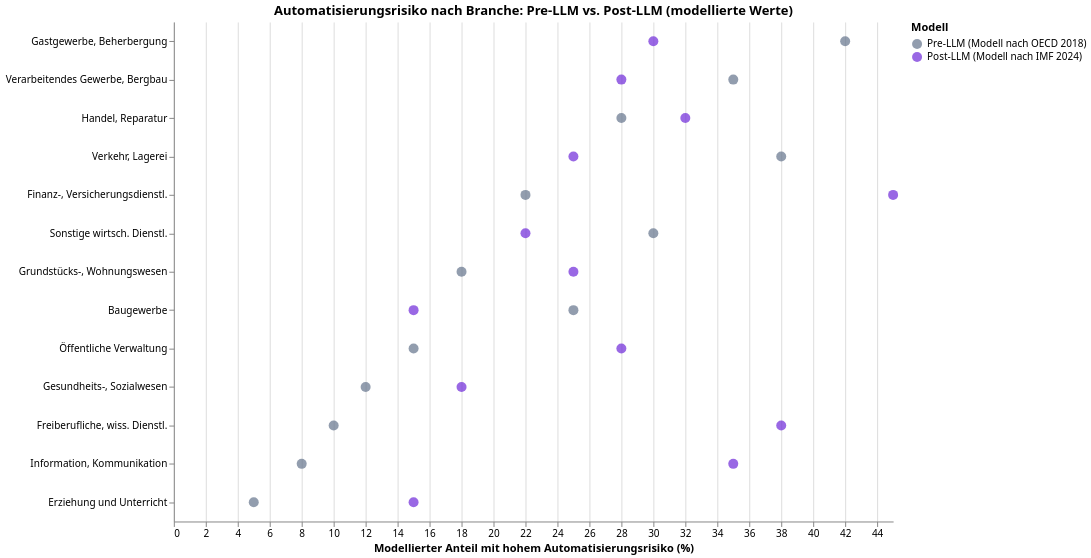

Vega-Lite specification stored for this chart:
### Vega-Lite specification from a JSON file in a GitHub repository (floating-point values rounded to 4 significant figures)
{"$schema": "https://vega.github.io/schema/vega-lite/v5.json", "config": {"font": "Switzer, system-ui, sans-serif", "view": {"stroke": "transparent"}}, "data": {"values": [{"Hohes Risiko %": 35, "Modell": "Pre-LLM (Modell nach OECD 2018)", "Sektor": "Verarbeitendes Gewerbe, Bergbau"}, {"Hohes Risiko %": 28, "Modell": "Post-LLM (Modell nach IMF 2024)", "Sektor": "Verarbeitendes Gewerbe, Bergbau"}, {"Hohes Risiko %": 28, "Modell": "Pre-LLM (Modell nach OECD 2018)", "Sektor": "Handel, Reparatur"}, {"Hohes Risiko %": 32, "Modell": "Post-LLM (Modell nach IMF 2024)", "Sektor": "Handel, Reparatur"}, {"Hohes Risiko %": 42, "Modell": "Pre-LLM (Modell nach OECD 2018)", "Sektor": "Gastgewerbe, Beherbergung"}, {"Hohes Risiko %": 30, "Modell": "Post-LLM (Modell nach IMF 2024)", "Sektor": "Gastgewerbe, Beherbergung"}, {"Hohes Risiko %": 38, "Modell": "Pre-LLM (Modell nach OECD 2018)", "Sektor": "Verkehr, Lagerei"}, {"Hohes Risiko %": 25, "Modell": "Post-LLM (Modell nach IMF 2024)", "Sektor": "Verkehr, Lagerei"}, {"Hohes Risiko %": 22, "Modell": "Pre-LLM (Modell nach OECD 2018)", "Sektor": "Finanz-, Versicherungsdienstl."}, {"Hohes Risiko %": 45, "Modell": "Post-LLM (Modell nach IMF 2024)", "Sektor": "Finanz-, Versicherungsdienstl."}, {"Hohes Risiko %": 12, "Modell": "Pre-LLM (Modell nach OECD 2018)", "Sektor": "Gesundheits-, Sozialwesen"}, {"Hohes Risiko %": 18, "Modell": "Post-LLM (Modell nach IMF 2024)", "Sektor": "Gesundheits-, Sozialwesen"}, {"Hohes Risiko %": 8, "Modell": "Pre-LLM (Modell nach OECD 2018)", "Sektor": "Information, Kommunikation"}, {"Hohes Risiko %": 35, "Modell": "Post-LLM (Modell nach IMF 2024)", "Sektor": "Information, Kommunikation"}, {"Hohes Risiko %": 25, "Modell": "Pre-LLM (Modell nach OECD 2018)", "Sektor": "Baugewerbe"}, {"Hohes Risiko %": 15, "Modell": "Post-LLM (Modell nach IMF 2024)", "Sektor": "Baugewerbe"}, {"Hohes Risiko %": 5, "Modell": "Pre-LLM (Modell nach OECD 2018)", "Sektor": "Erziehung und Unterricht"}, {"Hohes Risiko %": 15, "Modell": "Post-LLM (Modell nach IMF 2024)", "Sektor": "Erziehung und Unterricht"}, {"Hohes Risiko %": 15, "Modell": "Pre-LLM (Modell nach OECD 2018)", "Sektor": "Öffentliche Verwaltung"}, {"Hohes Risiko %": 28, "Modell": "Post-LLM (Modell nach IMF 2024)", "Sektor": "Öffentliche Verwaltung"}, {"Hohes Risiko %": 10, "Modell": "Pre-LLM (Modell nach OECD 2018)", "Sektor": "Freiberufliche, wiss. Dienstl."}, {"Hohes Risiko %": 38, "Modell": "Post-LLM (Modell nach IMF 2024)", "Sektor": "Freiberufliche, wiss. Dienstl."}, {"Hohes Risiko %": 30, "Modell": "Pre-LLM (Modell nach OECD 2018)", "Sektor": "Sonstige wirtsch. Dienstl."}, {"Hohes Risiko %": 22, "Modell": "Post-LLM (Modell nach IMF 2024)", "Sektor": "Sonstige wirtsch. Dienstl."}, {"Hohes Risiko %": 18, "Modell": "Pre-LLM (Modell nach OECD 2018)", "Sektor": "Grundstücks-, Wohnungswesen"}, {"Hohes Risiko %": 25, "Modell": "Post-LLM (Modell nach IMF 2024)", "Sektor": "Grundstücks-, Wohnungswesen"}]}, "encoding": {"color": {"field": "Modell", "scale": {"domain": ["Pre-LLM (Modell nach OECD 2018)", "Post-LLM (Modell nach IMF 2024)"], "range": ["#64748b", "#6d28d9"]}, "type": "nominal"}, "x": {"field": "Hohes Risiko %", "title": "Modellierter Anteil mit hohem Automatisierungsrisiko (%)", "type": "quantitative"}, "y": {"field": "Sektor", "sort": "-x", "title": null, "type": "nominal"}}, "height": 500, "mark": {"filled": true, "size": 100, "type": "point"}, "title": "Automatisierungsrisiko nach Branche: Pre-LLM vs. Post-LLM (modellierte Werte)", "width": 720}
